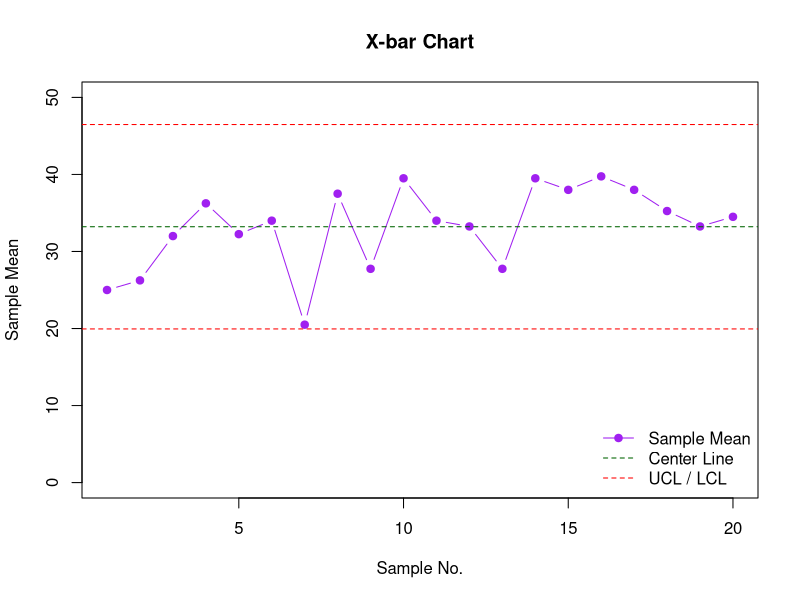
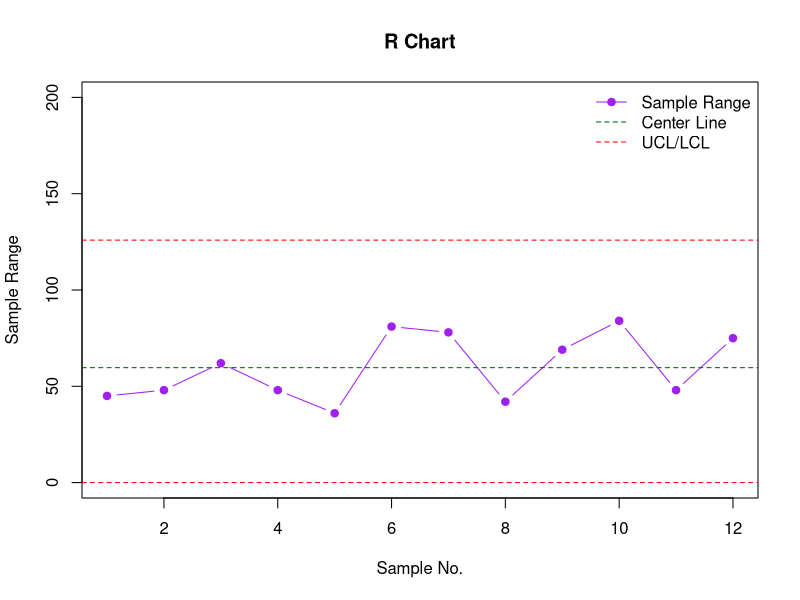
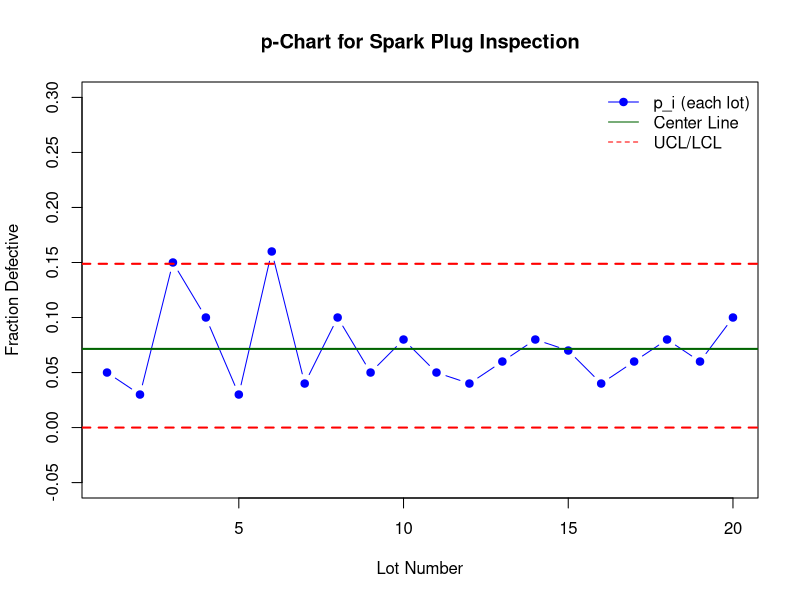
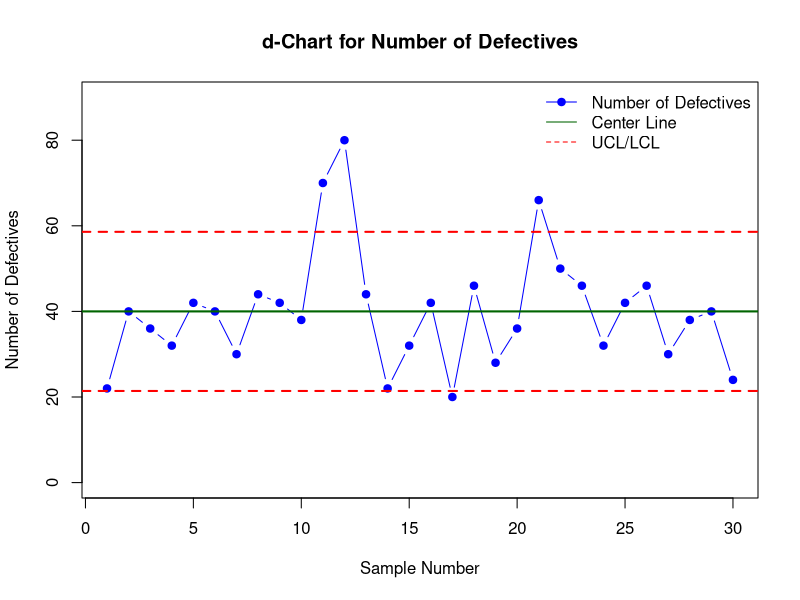
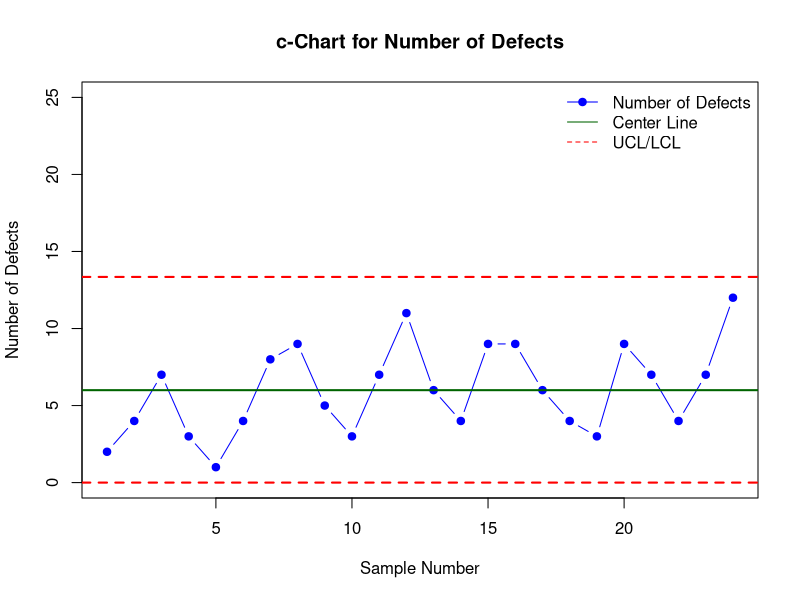
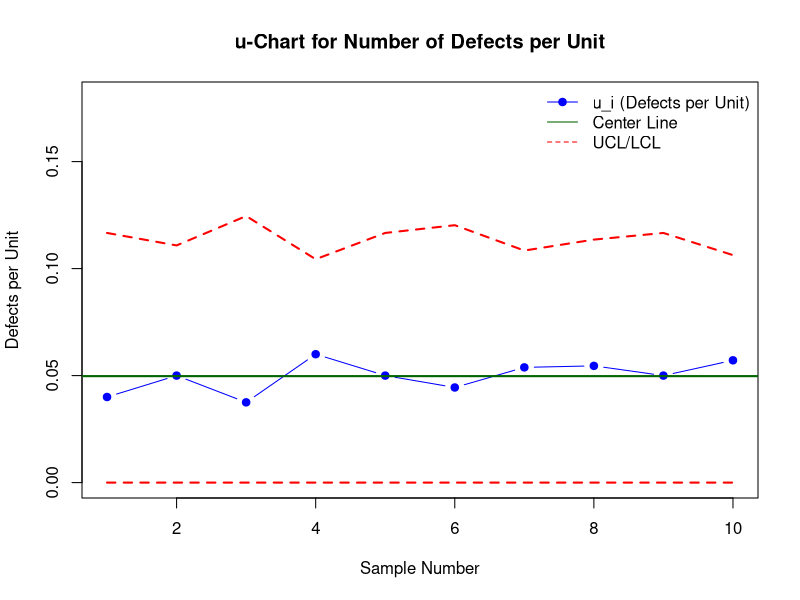

The R source for these figures, in order:
# X-bar (Mean) Control Chart using R-bar method

# 1. Enter the sample data

data = matrix(c(
  27,23,36,14,
  28,30,30,17,
  21,22,41,44,
  42,35,28,40,
  51,23,21,34,
  33,34,39,30,
  30,22,18,12,
  35,48,20,47,
  20,34,15,42,
  22,50,45,41,
  34,32,48,22,
  44,24,32,33,
  30,28,28,25,
  30,38,38,52,
  36,32,39,45,
  44,48,33,34,
  39,44,29,40,
  38,44,32,27,
  39,34,32,28,
  38,34,36,30
),
byrow = T, ncol = 4)

data


# 2. Calculate sample means

sample.means = rowMeans(data)

sample.means

# 3. Calculate sample ranges

sample.ranges = apply(data, 1, function(x)
  max(x) - min(x))

sample.ranges

# 4. Calculate X-double-bar
 
Xbarbar = mean(sample.means)

Xbarbar

# 5. Calculate R-bar

Rbar = mean(sample.ranges)

Rbar

# 6. Control chart constant

A2 = 0.729


# 7. Calculate Center Line

CL = Xbarbar

# 8. Calculate Upper Control Limit

UCL = Xbarbar + A2 * Rbar

# 9. Calculate Lower Control Limit

LCL = Xbarbar - A2 * Rbar

# 10. Display control limits

CL
UCL
LCL

# 11. Plot the X-bar Control Chart

plot(
  sample.means,
  type = "b",
  pch = 19,
  col = "purple",
  main = "X-bar Chart",
  xlab = "Sample No.",
  ylab = "Sample Mean",
  ylim = c(0,50)
)


# Center Line

abline(h = CL,col = "darkgreen",lty = 2)

# Upper Control Limit

abline(h = UCL,col = "red",lty = 2)

# Lower Control Limit

abline(h = LCL,col = "red",lty = 2)

# 12. Add Legend

legend("bottomright",
       legend = c(
         "Sample Mean",
         "Center Line",
         "UCL / LCL"),
       
       col = c("purple","darkgreen","red"),
       lty = c(1,2,2),
       pch = c(19,NA,NA),
       bty = "n"
)


# ============================================================

# R (Range) CONTROL CHART

# 1. Enter the sample data

data = matrix(c(
  42,65,75,78,87,
  42,45,68,72,90,
  19,24,80,81,81,
  36,54,69,77,84,
  42,51,57,59,78,
  51,74,75,78,132,
  60,60,72,95,138,
  18,20,27,42,60,
  15,30,39,62,84,
  69,109,113,118,153,
  64,90,93,109,112,
  61,78,94,109,136
), byrow=TRUE, ncol=5)

data

# 2. Calculate sample ranges

sample.ranges = apply(data, 1, function(x)
  max(x) - min(x))

sample.ranges

# 3. Calculate average range

Rbar = mean(sample.ranges)

Rbar

# 4. Control chart constants

D3 = 0
D4 = 2.11

# 5. Calculate Center Line

CL = Rbar

# 6. Calculate Upper Control Limit

UCL = D4 * Rbar

# 7. Calculate Lower Control Limit

LCL = D3 * Rbar

# 8. Display control limits

Rbar
UCL
LCL

# 9. Draw the R Control Chart

plot(
  sample.ranges,
  type="b",
  pch=19,
  col="purple",
  ylim=c(0,200),
  main="R Chart",
  xlab="Sample No.",
  ylab="Sample Range"
)

# Center Line

abline(h=CL,col="darkgreen",lty=2)

# Upper Control Limit-

abline(h=UCL,col="red",lty=2)

# Lower Control Limit

abline(h=LCL,col="red",lty=2)

# 10. Add Legend

legend("topright",
       legend=c(
         "Sample Range",
         "Center Line",
         "UCL/LCL"),
       col=c("purple","darkgreen","red"),
       lty=c(1,2,2),
       pch=c(19,NA,NA),
       bty="n"
)


# ============================================================

# p-CHART FOR SPARK PLUG INSPECTION

# Step 1: Enter the data

defectives <- c(
  5,3,15,10,3,16,4,10,5,8,
  5,4,6,8,7,4,6,8,6,10
)

# Sample size of each lot
n <- 100

# Number of lots
lots <- 1:length(defectives)

# Step 2: Calculate proportion defective for each lot

p_i <- defectives / n

p_i

# Step 3: Calculate overall average proportion defective

p_bar <- sum(defectives) / (length(defectives) * n)

p_bar

# Step 4: Calculate Standard Error

SE <- sqrt(p_bar * (1 - p_bar) / n)

SE

# Step 5: Calculate Control Limits

CL<- p_bar

UCL <- p_bar + 3 * SE

LCL <- p_bar - 3 * SE

# A proportion cannot be less than zero
if (LCL < 0) LCL <- 0

# Step 6: Display the values

CL
UCL
LCL

# Step 7: Plot the p-Chart

plot(
  lots,
  p_i,
  type="b",
  pch=19,
  col="blue",
  ylim=c(-0.05,0.3),
  main="p-Chart for Spark Plug Inspection",
  xlab="Lot Number",
  ylab="Fraction Defective"
)

# Center Line


abline(h=CL,col="darkgreen",lwd=2)

# Upper Control Limit

abline(h=UCL,col="red",lty=2,lwd=2)

# Lower Control Limit

abline(h=LCL,col="red",lty=2,lwd=2)

# Step 8: Add Legend

legend("topright",
       legend=c("p_i (each lot)","Center Line","UCL/LCL"),
       col=c("blue","darkgreen","red"),
       lty=c(1,1,2),
       pch=c(19,NA,NA),
       bty="n"
)


# ============================================================

# d-CHART FOR DEFECTIVES

# Step 1: Enter the number of defectives

defectives <- c(
  22,40,36,32,42,40,30,44,42,38,
  70,80,44,22,32,42,20,46,28,36,
  66,50,46,32,42,46,30,38,40,24
)

# Sample size
n <- 1000

# Sample numbers
samples <- 1:length(defectives)

# Step 2: Calculate p-bar

p_bar <- sum(defectives) / (length(defectives) * n)

p_bar

# Step 3: Calculate Center Line

CL <- n * p_bar

# Step 4: Calculate Standard Error

SE <- sqrt(n * p_bar * (1 - p_bar))

SE

# Step 5: Calculate Upper Control Limit

UCL <- CL + 3 * SE

# Step 6: Calculate Lower Control Limit

LCL <- CL - 3 * SE

if (LCL < 0) LCL <- 0

# Step 7: Display the results

p_bar
CL
UCL
LCL

# Step 8: Plot the d-Chart

plot(
  samples,
  defectives,
  type="b",
  pch=19,
  col="blue",
  ylim=c(0,90),
  main="d-Chart for Number of Defectives",
  xlab="Sample Number",
  ylab="Number of Defectives"
)

# Center Line

abline(h=CL,col="darkgreen",lwd=2)

# Upper Control Limit

abline(h=UCL,col="red",lty=2,lwd=2)

# Lower Control Limit

abline(h=LCL,col="red",lty=2,lwd=2)

# Step 8: Add Legend

legend("topright",
       legend=c("Number of Defectives","Center Line","UCL/LCL"),
       col=c("blue","darkgreen","red"),
       lty=c(1,1,2),
       pch=c(19,NA,NA),
       bty="n"
)


# ============================================================

# c-CHART FOR NUMBER OF DEFECTS

# Step 1: Enter the number of defects

defects <- c(
  2,4,7,3,1,4,8,9,
  5,3,7,11,6,4,9,9,
  6,4,3,9,7,4,7,12
)

# Sample numbers
samples <- 1:length(defects)

# Step 2: Calculate average number of defects

c_bar <- mean(defects)

c_bar



# Step 3: Calculate Center Line

CL <- c_bar

# Step 4: Calculate Upper Control Limit

UCL <- c_bar + 3 * sqrt(c_bar)

# Step 5: Calculate Lower Control Limit

LCL <- c_bar - 3 * sqrt(c_bar)

if(LCL < 0) LCL <- 0

# Step 6: Display the results

c_bar
CL
UCL
LCL

# Step 7: Plot the c-Chart

plot(
  samples,
  defects,
  type="b",
  pch=19,
  col="blue",
  ylim=c(0,25),
  main="c-Chart for Number of Defects",
  xlab="Sample Number",
  ylab="Number of Defects"
)

# Center Line

abline(h=CL,col="darkgreen",lwd=2)

# Upper Control Limit

abline(h=UCL,col="red",lty=2,lwd=2)

# Lower Control Limit

abline(h=LCL,col="red",lty=2,lwd=2)

# Step 8: Add Legend

legend("topright",
       legend=c("Number of Defects","Center Line","UCL/LCL"),
       col=c("blue","darkgreen","red"),
       lty=c(1,1,2),
       pch=c(19,NA,NA),
       bty="n"
)


# ============================================================

# u-CHART FOR NUMBER OF DEFECTS PER UNIT

# Step 1: Enter the data

# Number of units inspected in each sample

sample.size <- c(
  100,120,80,150,100,
  90,130,110,100,140
)

# Number of defects found in each sample

defects <- c(
  4,6,3,9,5,
  4,7,6,5,8
)

# Sample numbers

samples <- 1:length(defects)

# Step 2: Calculate defects per unit

u_i <- defects / sample.size

u_i

# Step 3: Calculate average defects per unit

u_bar <- mean(u_i)

u_bar

# Step 4: Calculate Center Line

CL <- u_bar

# Step 5: Calculate Standard Error

SE <- sqrt(u_bar / sample.size)

SE

# Step 6: Calculate Upper Control Limit

UCL <- CL + 3 * SE

# Step 7: Calculate Lower Control Limit

LCL <- CL - 3 * SE

LCL[LCL < 0] <- 0

# Step 8: Display the results

u_i
u_bar
UCL
LCL

# Step 9: Plot the u-Chart

plot(
  samples,
  u_i,
  type="b",
  pch=19,
  col="blue",
  ylim=c(0,0.18),
  main="u-Chart for Number of Defects per Unit",
  xlab="Sample Number",
  ylab="Defects per Unit"
)

# Step 10: Add Center Line

abline(h=u_bar,col="darkgreen",lwd=2)

# Step 11: Add Variable Control Limits

lines(samples,UCL,col="red",lty=2,lwd=2)

lines(samples,LCL,col="red",lty=2,lwd=2)

# Step 12: Add Legend

legend("topright",
       legend=c("u_i (Defects per Unit)","Center Line","UCL/LCL"),
       col=c("blue","darkgreen","red"),
       lty=c(1,1,2),
       pch=c(19,NA,NA),
       bty="n"
)
